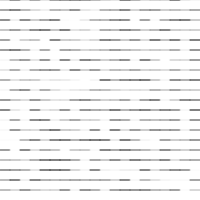
Frame 1 (no input)
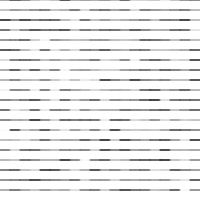
Frame 2 (the mouse pressed at the canvas centre, redrawn once)

The p5.js sketch that drew these frames (run headless with seeded random() and noise() and a simulated clock; the mouse was pressed at the canvas centre and the sketch redrawn once):

// p5.js sketch
// ── sketch.js
let inc = 0.1;
let scl = 10; // this is so we can scale the grid down
let col, rows;

let fr; // to keep track of the frame rate

function setup() {
  createCanvas(200, 200);
  cols = floor(width / scl);
  rows = floor(height / scl);
  fr = createP(); // creating a paragraph element on the page
}

function draw() {
  let yoff = 0;

  for (let y = 0; y < rows; y++) {
    let xoff = 0;
    for (let x = 0; x < cols; x++) {
      let index = (x + y * width) * 4;
      let r = noise(xoff, yoff) * 255;
      xoff += inc;

      let v = p5.Vector.fromAngle(0); // creating a vector from angle 0

      stroke(random(255));
      push();
      rotate();
      translate(x * scl, y * scl);
      rotate(v.heading());
      line(0, 0, scl, 0);

      pop();

      // fill(r);
      // rect(x * scl, y * scl, scl, scl);
    }
    yoff += inc;
  }
  fr.html(floor(frameRate()));
  noLoop();
}
